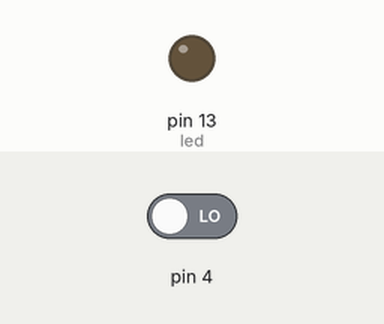
A sketch run on a simulated Arduino Uno, built with avr-gcc and run on an emulated ATmega328P. Shown: output pins drawn as LEDs (lit = HIGH). The inputs (shaded band) are chosen by the test bench; at power-on: pin 4 LOW.

Above: at 1.2 s.
1.3 s: pin 4 driven HIGH
At 2.0 s:
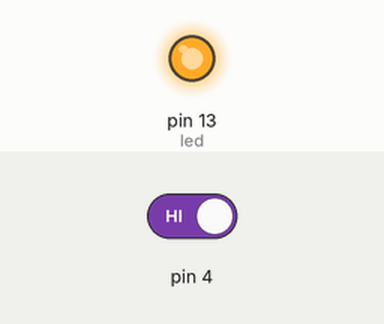
2.8 s: pin 4 driven LOW
At 3.2 s:
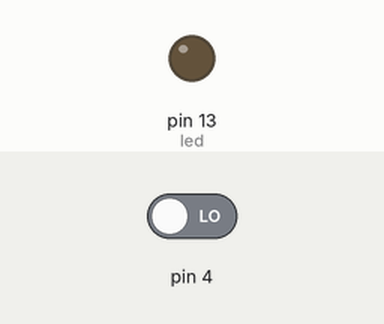
Timing chart, 0 to 5.8 s (numbered marks = the images above; inputs shaded):
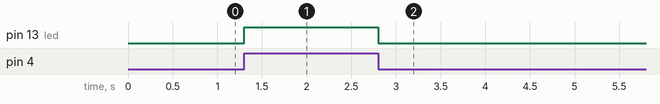

Measured:
- after the input at 1.3 s, pin 13 (led): LOW → HIGH at once
- after the input at 2.8 s, pin 13 (led): HIGH → LOW at once

The sketch:

push_button_system_1.ino
```cpp
int buttonstate=0;
int led = 13;
void setup(){
  pinMode(4,INPUT);
  pinMode(led,OUTPUT);
}
void loop(){
  buttonstate = digitalRead(4);
  if (buttonstate == HIGH){
    digitalWrite(led,HIGH);}
  else{
    digitalWrite(led,LOW);}
delay(10);
}
```
